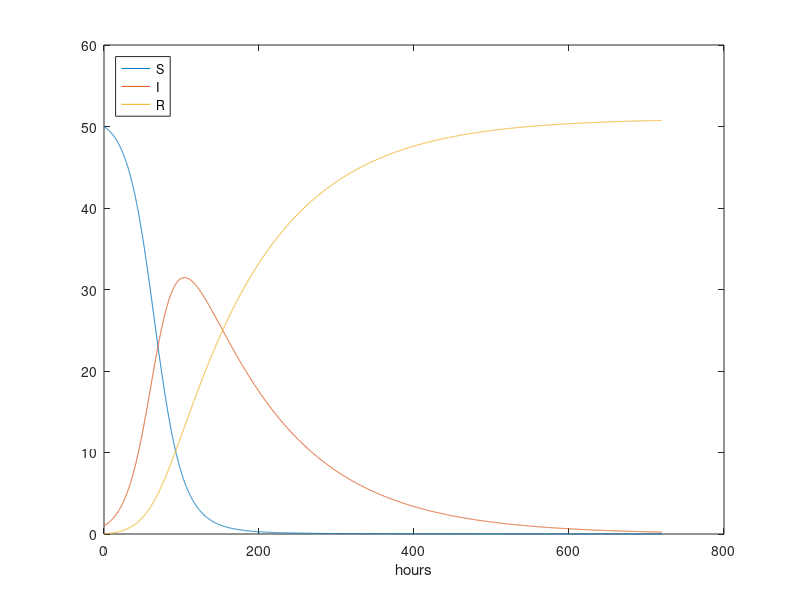
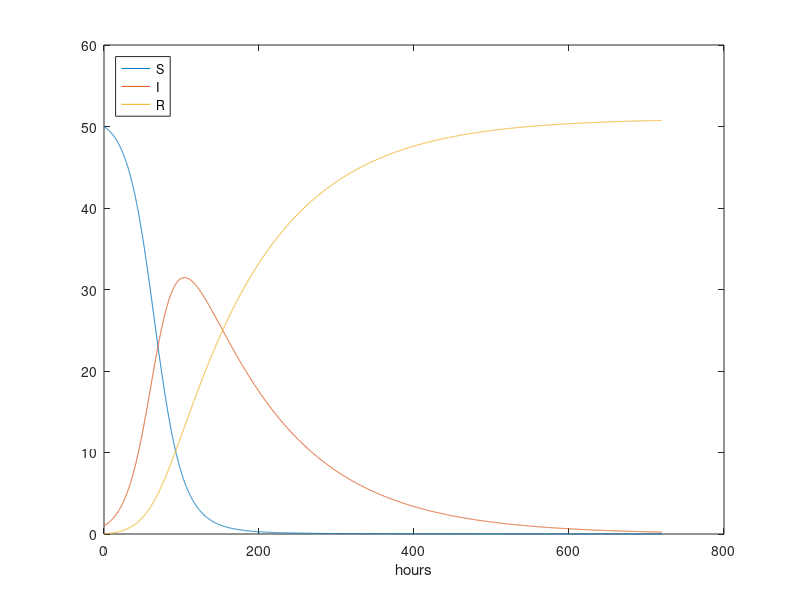

Write MATLAB code to recreate these figures, in order.
% Time unit: 1 h
beta = 10/(40*8*24);
gamma = 3/(15*24);
dt = 0.1;
D = 30; % Simulate for D days
N_t = floor(D*24/dt); % Corresponding no of hours
t = linspace(0, N_t*dt, N_t+1);
S = zeros(N_t+1, 1);
I = zeros(N_t+1, 1);
R = zeros(N_t+1, 1);
% Initial condition
S(1) = 50;
I(1) = 1;
R(1) = 0;
% Step equations forward in time
for n = 1:N_t
S(n+1) = S(n) - dt*beta*S(n)*I(n);
I(n+1) = I(n) + dt*beta*S(n)*I(n) - dt*gamma*I(n);
R(n+1) = R(n) + dt*gamma*I(n);
end
plot(t, S, t, I, t, R);
legend('S', 'I', 'R', 'Location','northwest');
xlabel('hours');
print('tmp', '-dpdf'); print('tmp', '-dpng');